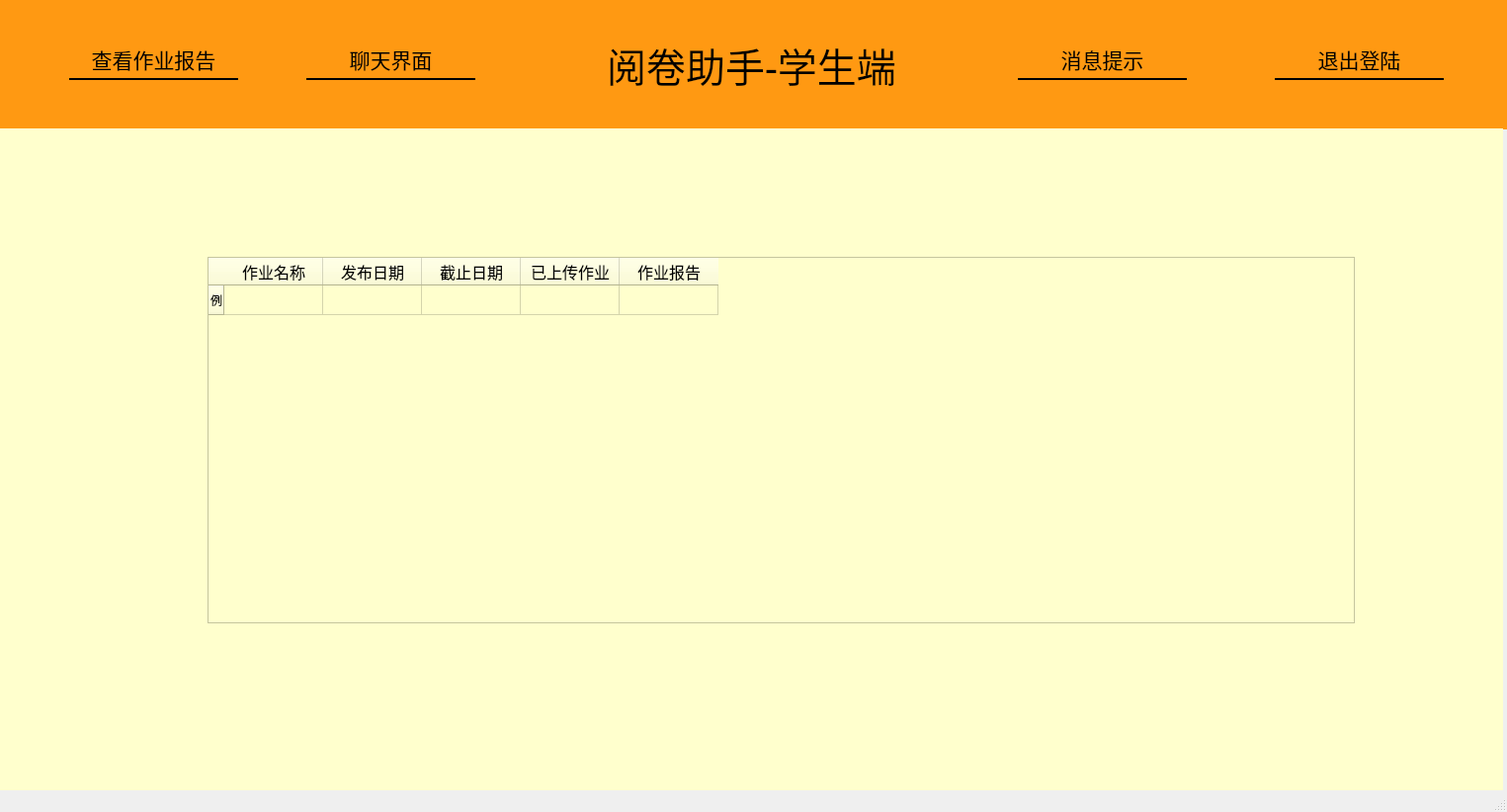
<?xml version="1.0" encoding="UTF-8"?>
<ui version="4.0">
 <class>MainWindow</class>
 <widget class="QMainWindow" name="MainWindow">
  <property name="geometry">
   <rect>
    <x>0</x>
    <y>0</y>
    <width>1525</width>
    <height>822</height>
   </rect>
  </property>
  <property name="palette">
   <palette>
    <active>
     <colorrole role="Base">
      <brush brushstyle="SolidPattern">
       <color alpha="255">
        <red>0</red>
        <green>255</green>
        <blue>0</blue>
       </color>
      </brush>
     </colorrole>
    </active>
    <inactive>
     <colorrole role="Base">
      <brush brushstyle="SolidPattern">
       <color alpha="255">
        <red>0</red>
        <green>255</green>
        <blue>0</blue>
       </color>
      </brush>
     </colorrole>
    </inactive>
    <disabled>
     <colorrole role="Base">
      <brush brushstyle="SolidPattern">
       <color alpha="255">
        <red>240</red>
        <green>240</green>
        <blue>240</blue>
       </color>
      </brush>
     </colorrole>
    </disabled>
   </palette>
  </property>
  <property name="windowTitle">
   <string>MainWindow</string>
  </property>
  <widget class="QWidget" name="centralwidget">
   <widget class="QWidget" name="widget" native="true">
    <property name="geometry">
     <rect>
      <x>-10</x>
      <y>0</y>
      <width>1581</width>
      <height>131</height>
     </rect>
    </property>
    <property name="palette">
     <palette>
      <active>
       <colorrole role="Button">
        <brush brushstyle="SolidPattern">
         <color alpha="255">
          <red>255</red>
          <green>153</green>
          <blue>18</blue>
         </color>
        </brush>
       </colorrole>
       <colorrole role="Base">
        <brush brushstyle="SolidPattern">
         <color alpha="255">
          <red>255</red>
          <green>153</green>
          <blue>18</blue>
         </color>
        </brush>
       </colorrole>
       <colorrole role="Window">
        <brush brushstyle="SolidPattern">
         <color alpha="255">
          <red>255</red>
          <green>153</green>
          <blue>18</blue>
         </color>
        </brush>
       </colorrole>
      </active>
      <inactive>
       <colorrole role="Button">
        <brush brushstyle="SolidPattern">
         <color alpha="255">
          <red>255</red>
          <green>153</green>
          <blue>18</blue>
         </color>
        </brush>
       </colorrole>
       <colorrole role="Base">
        <brush brushstyle="SolidPattern">
         <color alpha="255">
          <red>255</red>
          <green>153</green>
          <blue>18</blue>
         </color>
        </brush>
       </colorrole>
       <colorrole role="Window">
        <brush brushstyle="SolidPattern">
         <color alpha="255">
          <red>255</red>
          <green>153</green>
          <blue>18</blue>
         </color>
        </brush>
       </colorrole>
      </inactive>
      <disabled>
       <colorrole role="Button">
        <brush brushstyle="SolidPattern">
         <color alpha="255">
          <red>255</red>
          <green>153</green>
          <blue>18</blue>
         </color>
        </brush>
       </colorrole>
       <colorrole role="Base">
        <brush brushstyle="SolidPattern">
         <color alpha="255">
          <red>255</red>
          <green>153</green>
          <blue>18</blue>
         </color>
        </brush>
       </colorrole>
       <colorrole role="Window">
        <brush brushstyle="SolidPattern">
         <color alpha="255">
          <red>255</red>
          <green>153</green>
          <blue>18</blue>
         </color>
        </brush>
       </colorrole>
      </disabled>
     </palette>
    </property>
    <property name="styleSheet">
     <string notr="true">QWidget{
	background-color: #FF9912;
}</string>
    </property>
    <widget class="QLabel" name="label">
     <property name="geometry">
      <rect>
       <x>540</x>
       <y>0</y>
       <width>461</width>
       <height>131</height>
      </rect>
     </property>
     <property name="font">
      <font>
       <family>楷体</family>
       <pointsize>30</pointsize>
       <underline>false</underline>
      </font>
     </property>
     <property name="styleSheet">
      <string notr="true">Label{
	text-align: center;
}</string>
     </property>
     <property name="text">
      <string>阅卷助手-学生端</string>
     </property>
     <property name="alignment">
      <set>Qt::AlignCenter</set>
     </property>
    </widget>
    <widget class="QPushButton" name="pushButton">
     <property name="geometry">
      <rect>
       <x>80</x>
       <y>40</y>
       <width>171</width>
       <height>41</height>
      </rect>
     </property>
     <property name="font">
      <font>
       <pointsize>16</pointsize>
       <underline>false</underline>
      </font>
     </property>
     <property name="styleSheet">
      <string notr="true">QPushButton{
	border: 0px;
	border-bottom:  2px solid #000;
}</string>
     </property>
     <property name="text">
      <string>查看作业报告</string>
     </property>
    </widget>
    <widget class="QPushButton" name="pushButton_2">
     <property name="geometry">
      <rect>
       <x>320</x>
       <y>40</y>
       <width>171</width>
       <height>41</height>
      </rect>
     </property>
     <property name="font">
      <font>
       <pointsize>16</pointsize>
       <underline>false</underline>
      </font>
     </property>
     <property name="styleSheet">
      <string notr="true">QPushButton{
	border: 0px;
	border-bottom:  2px solid #000;
}</string>
     </property>
     <property name="text">
      <string>聊天界面</string>
     </property>
    </widget>
    <widget class="QPushButton" name="pushButton_3">
     <property name="geometry">
      <rect>
       <x>1040</x>
       <y>40</y>
       <width>171</width>
       <height>41</height>
      </rect>
     </property>
     <property name="font">
      <font>
       <pointsize>16</pointsize>
       <underline>false</underline>
      </font>
     </property>
     <property name="styleSheet">
      <string notr="true">QPushButton{
	border: 0px;
	border-bottom:  2px solid #000;
}</string>
     </property>
     <property name="text">
      <string>消息提示</string>
     </property>
    </widget>
    <widget class="QPushButton" name="pushButton_4">
     <property name="geometry">
      <rect>
       <x>1300</x>
       <y>40</y>
       <width>171</width>
       <height>41</height>
      </rect>
     </property>
     <property name="font">
      <font>
       <pointsize>16</pointsize>
       <underline>false</underline>
      </font>
     </property>
     <property name="styleSheet">
      <string notr="true">QPushButton{
	border: 0px;
	border-bottom:  2px solid #000;
}</string>
     </property>
     <property name="text">
      <string>退出登陆</string>
     </property>
    </widget>
   </widget>
   <widget class="QStackedWidget" name="stackedWidget">
    <property name="geometry">
     <rect>
      <x>0</x>
      <y>130</y>
      <width>1521</width>
      <height>711</height>
     </rect>
    </property>
    <property name="palette">
     <palette>
      <active>
       <colorrole role="Base">
        <brush brushstyle="SolidPattern">
         <color alpha="255">
          <red>255</red>
          <green>255</green>
          <blue>205</blue>
         </color>
        </brush>
       </colorrole>
       <colorrole role="Window">
        <brush brushstyle="SolidPattern">
         <color alpha="255">
          <red>255</red>
          <green>255</green>
          <blue>205</blue>
         </color>
        </brush>
       </colorrole>
      </active>
      <inactive>
       <colorrole role="Base">
        <brush brushstyle="SolidPattern">
         <color alpha="255">
          <red>255</red>
          <green>255</green>
          <blue>205</blue>
         </color>
        </brush>
       </colorrole>
       <colorrole role="Window">
        <brush brushstyle="SolidPattern">
         <color alpha="255">
          <red>255</red>
          <green>255</green>
          <blue>205</blue>
         </color>
        </brush>
       </colorrole>
      </inactive>
      <disabled>
       <colorrole role="Base">
        <brush brushstyle="SolidPattern">
         <color alpha="255">
          <red>255</red>
          <green>255</green>
          <blue>205</blue>
         </color>
        </brush>
       </colorrole>
       <colorrole role="Window">
        <brush brushstyle="SolidPattern">
         <color alpha="255">
          <red>255</red>
          <green>255</green>
          <blue>205</blue>
         </color>
        </brush>
       </colorrole>
      </disabled>
     </palette>
    </property>
    <property name="styleSheet">
     <string notr="true">QStackWidget{
	background-color: #FFFFCD;
}</string>
    </property>
    <property name="currentIndex">
     <number>1</number>
    </property>
    <widget class="QWidget" name="page">
     <property name="styleSheet">
      <string notr="true">QWidget{
	background-color: #FFFFCD;
}</string>
     </property>
     <widget class="QLabel" name="label_2">
      <property name="geometry">
       <rect>
        <x>70</x>
        <y>70</y>
        <width>561</width>
        <height>31</height>
       </rect>
      </property>
      <property name="font">
       <font>
        <pointsize>14</pointsize>
       </font>
      </property>
      <property name="text">
       <string>欢迎您，XXX同学，现在是XXXX年XX月XX日 XX:XX:XX</string>
      </property>
     </widget>
     <widget class="QLabel" name="label_3">
      <property name="geometry">
       <rect>
        <x>70</x>
        <y>160</y>
        <width>111</width>
        <height>31</height>
       </rect>
      </property>
      <property name="font">
       <font>
        <pointsize>14</pointsize>
       </font>
      </property>
      <property name="text">
       <string>当前作业：</string>
      </property>
     </widget>
     <widget class="QTableWidget" name="tableWidget">
      <property name="geometry">
       <rect>
        <x>180</x>
        <y>220</y>
        <width>1161</width>
        <height>371</height>
       </rect>
      </property>
      <property name="palette">
       <palette>
        <active>
         <colorrole role="WindowText">
          <brush brushstyle="SolidPattern">
           <color alpha="255">
            <red>0</red>
            <green>0</green>
            <blue>0</blue>
           </color>
          </brush>
         </colorrole>
         <colorrole role="Button">
          <brush brushstyle="SolidPattern">
           <color alpha="255">
            <red>227</red>
            <green>168</green>
            <blue>105</blue>
           </color>
          </brush>
         </colorrole>
         <colorrole role="Light">
          <brush brushstyle="SolidPattern">
           <color alpha="255">
            <red>255</red>
            <green>230</green>
            <blue>203</blue>
           </color>
          </brush>
         </colorrole>
         <colorrole role="Midlight">
          <brush brushstyle="SolidPattern">
           <color alpha="255">
            <red>241</red>
            <green>199</green>
            <blue>154</blue>
           </color>
          </brush>
         </colorrole>
         <colorrole role="Dark">
          <brush brushstyle="SolidPattern">
           <color alpha="255">
            <red>113</red>
            <green>84</green>
            <blue>52</blue>
           </color>
          </brush>
         </colorrole>
         <colorrole role="Mid">
          <brush brushstyle="SolidPattern">
           <color alpha="255">
            <red>151</red>
            <green>112</green>
            <blue>70</blue>
           </color>
          </brush>
         </colorrole>
         <colorrole role="Text">
          <brush brushstyle="SolidPattern">
           <color alpha="255">
            <red>0</red>
            <green>0</green>
            <blue>0</blue>
           </color>
          </brush>
         </colorrole>
         <colorrole role="BrightText">
          <brush brushstyle="SolidPattern">
           <color alpha="255">
            <red>255</red>
            <green>255</green>
            <blue>255</blue>
           </color>
          </brush>
         </colorrole>
         <colorrole role="ButtonText">
          <brush brushstyle="SolidPattern">
           <color alpha="255">
            <red>0</red>
            <green>0</green>
            <blue>0</blue>
           </color>
          </brush>
         </colorrole>
         <colorrole role="Base">
          <brush brushstyle="SolidPattern">
           <color alpha="255">
            <red>255</red>
            <green>255</green>
            <blue>255</blue>
           </color>
          </brush>
         </colorrole>
         <colorrole role="Window">
          <brush brushstyle="SolidPattern">
           <color alpha="255">
            <red>227</red>
            <green>168</green>
            <blue>105</blue>
           </color>
          </brush>
         </colorrole>
         <colorrole role="Shadow">
          <brush brushstyle="SolidPattern">
           <color alpha="255">
            <red>0</red>
            <green>0</green>
            <blue>0</blue>
           </color>
          </brush>
         </colorrole>
         <colorrole role="AlternateBase">
          <brush brushstyle="SolidPattern">
           <color alpha="255">
            <red>241</red>
            <green>211</green>
            <blue>180</blue>
           </color>
          </brush>
         </colorrole>
         <colorrole role="ToolTipBase">
          <brush brushstyle="SolidPattern">
           <color alpha="255">
            <red>255</red>
            <green>255</green>
            <blue>220</blue>
           </color>
          </brush>
         </colorrole>
         <colorrole role="ToolTipText">
          <brush brushstyle="SolidPattern">
           <color alpha="255">
            <red>0</red>
            <green>0</green>
            <blue>0</blue>
           </color>
          </brush>
         </colorrole>
         <colorrole role="PlaceholderText">
          <brush brushstyle="SolidPattern">
           <color alpha="128">
            <red>0</red>
            <green>0</green>
            <blue>0</blue>
           </color>
          </brush>
         </colorrole>
        </active>
        <inactive>
         <colorrole role="WindowText">
          <brush brushstyle="SolidPattern">
           <color alpha="255">
            <red>0</red>
            <green>0</green>
            <blue>0</blue>
           </color>
          </brush>
         </colorrole>
         <colorrole role="Button">
          <brush brushstyle="SolidPattern">
           <color alpha="255">
            <red>227</red>
            <green>168</green>
            <blue>105</blue>
           </color>
          </brush>
         </colorrole>
         <colorrole role="Light">
          <brush brushstyle="SolidPattern">
           <color alpha="255">
            <red>255</red>
            <green>230</green>
            <blue>203</blue>
           </color>
          </brush>
         </colorrole>
         <colorrole role="Midlight">
          <brush brushstyle="SolidPattern">
           <color alpha="255">
            <red>241</red>
            <green>199</green>
            <blue>154</blue>
           </color>
          </brush>
         </colorrole>
         <colorrole role="Dark">
          <brush brushstyle="SolidPattern">
           <color alpha="255">
            <red>113</red>
            <green>84</green>
            <blue>52</blue>
           </color>
          </brush>
         </colorrole>
         <colorrole role="Mid">
          <brush brushstyle="SolidPattern">
           <color alpha="255">
            <red>151</red>
            <green>112</green>
            <blue>70</blue>
           </color>
          </brush>
         </colorrole>
         <colorrole role="Text">
          <brush brushstyle="SolidPattern">
           <color alpha="255">
            <red>0</red>
            <green>0</green>
            <blue>0</blue>
           </color>
          </brush>
         </colorrole>
         <colorrole role="BrightText">
          <brush brushstyle="SolidPattern">
           <color alpha="255">
            <red>255</red>
            <green>255</green>
            <blue>255</blue>
           </color>
          </brush>
         </colorrole>
         <colorrole role="ButtonText">
          <brush brushstyle="SolidPattern">
           <color alpha="255">
            <red>0</red>
            <green>0</green>
            <blue>0</blue>
           </color>
          </brush>
         </colorrole>
         <colorrole role="Base">
          <brush brushstyle="SolidPattern">
           <color alpha="255">
            <red>255</red>
            <green>255</green>
            <blue>255</blue>
           </color>
          </brush>
         </colorrole>
         <colorrole role="Window">
          <brush brushstyle="SolidPattern">
           <color alpha="255">
            <red>227</red>
            <green>168</green>
            <blue>105</blue>
           </color>
          </brush>
         </colorrole>
         <colorrole role="Shadow">
          <brush brushstyle="SolidPattern">
           <color alpha="255">
            <red>0</red>
            <green>0</green>
            <blue>0</blue>
           </color>
          </brush>
         </colorrole>
         <colorrole role="AlternateBase">
          <brush brushstyle="SolidPattern">
           <color alpha="255">
            <red>241</red>
            <green>211</green>
            <blue>180</blue>
           </color>
          </brush>
         </colorrole>
         <colorrole role="ToolTipBase">
          <brush brushstyle="SolidPattern">
           <color alpha="255">
            <red>255</red>
            <green>255</green>
            <blue>220</blue>
           </color>
          </brush>
         </colorrole>
         <colorrole role="ToolTipText">
          <brush brushstyle="SolidPattern">
           <color alpha="255">
            <red>0</red>
            <green>0</green>
            <blue>0</blue>
           </color>
          </brush>
         </colorrole>
         <colorrole role="PlaceholderText">
          <brush brushstyle="SolidPattern">
           <color alpha="128">
            <red>0</red>
            <green>0</green>
            <blue>0</blue>
           </color>
          </brush>
         </colorrole>
        </inactive>
        <disabled>
         <colorrole role="WindowText">
          <brush brushstyle="SolidPattern">
           <color alpha="255">
            <red>113</red>
            <green>84</green>
            <blue>52</blue>
           </color>
          </brush>
         </colorrole>
         <colorrole role="Button">
          <brush brushstyle="SolidPattern">
           <color alpha="255">
            <red>227</red>
            <green>168</green>
            <blue>105</blue>
           </color>
          </brush>
         </colorrole>
         <colorrole role="Light">
          <brush brushstyle="SolidPattern">
           <color alpha="255">
            <red>255</red>
            <green>230</green>
            <blue>203</blue>
           </color>
          </brush>
         </colorrole>
         <colorrole role="Midlight">
          <brush brushstyle="SolidPattern">
           <color alpha="255">
            <red>241</red>
            <green>199</green>
            <blue>154</blue>
           </color>
          </brush>
         </colorrole>
         <colorrole role="Dark">
          <brush brushstyle="SolidPattern">
           <color alpha="255">
            <red>113</red>
            <green>84</green>
            <blue>52</blue>
           </color>
          </brush>
         </colorrole>
         <colorrole role="Mid">
          <brush brushstyle="SolidPattern">
           <color alpha="255">
            <red>151</red>
            <green>112</green>
            <blue>70</blue>
           </color>
          </brush>
         </colorrole>
         <colorrole role="Text">
          <brush brushstyle="SolidPattern">
           <color alpha="255">
            <red>113</red>
            <green>84</green>
            <blue>52</blue>
           </color>
          </brush>
         </colorrole>
         <colorrole role="BrightText">
          <brush brushstyle="SolidPattern">
           <color alpha="255">
            <red>255</red>
            <green>255</green>
            <blue>255</blue>
           </color>
          </brush>
         </colorrole>
         <colorrole role="ButtonText">
          <brush brushstyle="SolidPattern">
           <color alpha="255">
            <red>113</red>
            <green>84</green>
            <blue>52</blue>
           </color>
          </brush>
         </colorrole>
         <colorrole role="Base">
          <brush brushstyle="SolidPattern">
           <color alpha="255">
            <red>227</red>
            <green>168</green>
            <blue>105</blue>
           </color>
          </brush>
         </colorrole>
         <colorrole role="Window">
          <brush brushstyle="SolidPattern">
           <color alpha="255">
            <red>227</red>
            <green>168</green>
            <blue>105</blue>
           </color>
          </brush>
         </colorrole>
         <colorrole role="Shadow">
          <brush brushstyle="SolidPattern">
           <color alpha="255">
            <red>0</red>
            <green>0</green>
            <blue>0</blue>
           </color>
          </brush>
         </colorrole>
         <colorrole role="AlternateBase">
          <brush brushstyle="SolidPattern">
           <color alpha="255">
            <red>227</red>
            <green>168</green>
            <blue>105</blue>
           </color>
          </brush>
         </colorrole>
         <colorrole role="ToolTipBase">
          <brush brushstyle="SolidPattern">
           <color alpha="255">
            <red>255</red>
            <green>255</green>
            <blue>220</blue>
           </color>
          </brush>
         </colorrole>
         <colorrole role="ToolTipText">
          <brush brushstyle="SolidPattern">
           <color alpha="255">
            <red>0</red>
            <green>0</green>
            <blue>0</blue>
           </color>
          </brush>
         </colorrole>
         <colorrole role="PlaceholderText">
          <brush brushstyle="SolidPattern">
           <color alpha="128">
            <red>0</red>
            <green>0</green>
            <blue>0</blue>
           </color>
          </brush>
         </colorrole>
        </disabled>
       </palette>
      </property>
      <row>
       <property name="text">
        <string>例</string>
       </property>
      </row>
      <column>
       <property name="text">
        <string>作业名称</string>
       </property>
       <property name="font">
        <font>
         <pointsize>12</pointsize>
        </font>
       </property>
       <property name="background">
        <color>
         <red>255</red>
         <green>255</green>
         <blue>255</blue>
        </color>
       </property>
      </column>
      <column>
       <property name="text">
        <string>发布日期</string>
       </property>
       <property name="font">
        <font>
         <pointsize>12</pointsize>
        </font>
       </property>
      </column>
      <column>
       <property name="text">
        <string>截止日期</string>
       </property>
       <property name="font">
        <font>
         <pointsize>12</pointsize>
        </font>
       </property>
      </column>
      <column>
       <property name="text">
        <string>上传作业</string>
       </property>
       <property name="font">
        <font>
         <pointsize>12</pointsize>
        </font>
       </property>
       <property name="background">
        <color>
         <red>255</red>
         <green>255</green>
         <blue>255</blue>
        </color>
       </property>
      </column>
      <item row="0" column="3">
       <property name="text">
        <string/>
       </property>
      </item>
     </widget>
    </widget>
    <widget class="QWidget" name="page_2">
     <property name="styleSheet">
      <string notr="true">QWidget{
	background-color: #FFFFCD;
}</string>
     </property>
     <widget class="QTableWidget" name="tableWidget_2">
      <property name="geometry">
       <rect>
        <x>210</x>
        <y>130</y>
        <width>1161</width>
        <height>371</height>
       </rect>
      </property>
      <property name="palette">
       <palette>
        <active>
         <colorrole role="WindowText">
          <brush brushstyle="SolidPattern">
           <color alpha="255">
            <red>0</red>
            <green>0</green>
            <blue>0</blue>
           </color>
          </brush>
         </colorrole>
         <colorrole role="Button">
          <brush brushstyle="SolidPattern">
           <color alpha="255">
            <red>255</red>
            <green>255</green>
            <blue>205</blue>
           </color>
          </brush>
         </colorrole>
         <colorrole role="Light">
          <brush brushstyle="SolidPattern">
           <color alpha="255">
            <red>255</red>
            <green>230</green>
            <blue>203</blue>
           </color>
          </brush>
         </colorrole>
         <colorrole role="Midlight">
          <brush brushstyle="SolidPattern">
           <color alpha="255">
            <red>241</red>
            <green>199</green>
            <blue>154</blue>
           </color>
          </brush>
         </colorrole>
         <colorrole role="Dark">
          <brush brushstyle="SolidPattern">
           <color alpha="255">
            <red>113</red>
            <green>84</green>
            <blue>52</blue>
           </color>
          </brush>
         </colorrole>
         <colorrole role="Mid">
          <brush brushstyle="SolidPattern">
           <color alpha="255">
            <red>151</red>
            <green>112</green>
            <blue>70</blue>
           </color>
          </brush>
         </colorrole>
         <colorrole role="Text">
          <brush brushstyle="SolidPattern">
           <color alpha="255">
            <red>0</red>
            <green>0</green>
            <blue>0</blue>
           </color>
          </brush>
         </colorrole>
         <colorrole role="BrightText">
          <brush brushstyle="SolidPattern">
           <color alpha="255">
            <red>255</red>
            <green>255</green>
            <blue>255</blue>
           </color>
          </brush>
         </colorrole>
         <colorrole role="ButtonText">
          <brush brushstyle="SolidPattern">
           <color alpha="255">
            <red>0</red>
            <green>0</green>
            <blue>0</blue>
           </color>
          </brush>
         </colorrole>
         <colorrole role="Base">
          <brush brushstyle="SolidPattern">
           <color alpha="255">
            <red>255</red>
            <green>255</green>
            <blue>205</blue>
           </color>
          </brush>
         </colorrole>
         <colorrole role="Window">
          <brush brushstyle="SolidPattern">
           <color alpha="255">
            <red>255</red>
            <green>255</green>
            <blue>205</blue>
           </color>
          </brush>
         </colorrole>
         <colorrole role="Shadow">
          <brush brushstyle="SolidPattern">
           <color alpha="255">
            <red>0</red>
            <green>0</green>
            <blue>0</blue>
           </color>
          </brush>
         </colorrole>
         <colorrole role="AlternateBase">
          <brush brushstyle="SolidPattern">
           <color alpha="255">
            <red>241</red>
            <green>211</green>
            <blue>180</blue>
           </color>
          </brush>
         </colorrole>
         <colorrole role="ToolTipBase">
          <brush brushstyle="SolidPattern">
           <color alpha="255">
            <red>255</red>
            <green>255</green>
            <blue>220</blue>
           </color>
          </brush>
         </colorrole>
         <colorrole role="ToolTipText">
          <brush brushstyle="SolidPattern">
           <color alpha="255">
            <red>0</red>
            <green>0</green>
            <blue>0</blue>
           </color>
          </brush>
         </colorrole>
         <colorrole role="PlaceholderText">
          <brush brushstyle="SolidPattern">
           <color alpha="128">
            <red>0</red>
            <green>0</green>
            <blue>0</blue>
           </color>
          </brush>
         </colorrole>
        </active>
        <inactive>
         <colorrole role="WindowText">
          <brush brushstyle="SolidPattern">
           <color alpha="255">
            <red>0</red>
            <green>0</green>
            <blue>0</blue>
           </color>
          </brush>
         </colorrole>
         <colorrole role="Button">
          <brush brushstyle="SolidPattern">
           <color alpha="255">
            <red>255</red>
            <green>255</green>
            <blue>205</blue>
           </color>
          </brush>
         </colorrole>
         <colorrole role="Light">
          <brush brushstyle="SolidPattern">
           <color alpha="255">
            <red>255</red>
            <green>230</green>
            <blue>203</blue>
           </color>
          </brush>
         </colorrole>
         <colorrole role="Midlight">
          <brush brushstyle="SolidPattern">
           <color alpha="255">
            <red>241</red>
            <green>199</green>
            <blue>154</blue>
           </color>
          </brush>
         </colorrole>
         <colorrole role="Dark">
          <brush brushstyle="SolidPattern">
           <color alpha="255">
            <red>113</red>
            <green>84</green>
            <blue>52</blue>
           </color>
          </brush>
         </colorrole>
         <colorrole role="Mid">
          <brush brushstyle="SolidPattern">
           <color alpha="255">
            <red>151</red>
            <green>112</green>
            <blue>70</blue>
           </color>
          </brush>
         </colorrole>
         <colorrole role="Text">
          <brush brushstyle="SolidPattern">
           <color alpha="255">
            <red>0</red>
            <green>0</green>
            <blue>0</blue>
           </color>
          </brush>
         </colorrole>
         <colorrole role="BrightText">
          <brush brushstyle="SolidPattern">
           <color alpha="255">
            <red>255</red>
            <green>255</green>
            <blue>255</blue>
           </color>
          </brush>
         </colorrole>
         <colorrole role="ButtonText">
          <brush brushstyle="SolidPattern">
           <color alpha="255">
            <red>0</red>
            <green>0</green>
            <blue>0</blue>
           </color>
          </brush>
         </colorrole>
         <colorrole role="Base">
          <brush brushstyle="SolidPattern">
           <color alpha="255">
            <red>255</red>
            <green>255</green>
            <blue>205</blue>
           </color>
          </brush>
         </colorrole>
         <colorrole role="Window">
          <brush brushstyle="SolidPattern">
           <color alpha="255">
            <red>255</red>
            <green>255</green>
            <blue>205</blue>
           </color>
          </brush>
         </colorrole>
         <colorrole role="Shadow">
          <brush brushstyle="SolidPattern">
           <color alpha="255">
            <red>0</red>
            <green>0</green>
            <blue>0</blue>
           </color>
          </brush>
         </colorrole>
         <colorrole role="AlternateBase">
          <brush brushstyle="SolidPattern">
           <color alpha="255">
            <red>241</red>
            <green>211</green>
            <blue>180</blue>
           </color>
          </brush>
         </colorrole>
         <colorrole role="ToolTipBase">
          <brush brushstyle="SolidPattern">
           <color alpha="255">
            <red>255</red>
            <green>255</green>
            <blue>220</blue>
           </color>
          </brush>
         </colorrole>
         <colorrole role="ToolTipText">
          <brush brushstyle="SolidPattern">
           <color alpha="255">
            <red>0</red>
            <green>0</green>
            <blue>0</blue>
           </color>
          </brush>
         </colorrole>
         <colorrole role="PlaceholderText">
          <brush brushstyle="SolidPattern">
           <color alpha="128">
            <red>0</red>
            <green>0</green>
            <blue>0</blue>
           </color>
          </brush>
         </colorrole>
        </inactive>
        <disabled>
         <colorrole role="WindowText">
          <brush brushstyle="SolidPattern">
           <color alpha="255">
            <red>113</red>
            <green>84</green>
            <blue>52</blue>
           </color>
          </brush>
         </colorrole>
         <colorrole role="Button">
          <brush brushstyle="SolidPattern">
           <color alpha="255">
            <red>255</red>
            <green>255</green>
            <blue>205</blue>
           </color>
          </brush>
         </colorrole>
         <colorrole role="Light">
          <brush brushstyle="SolidPattern">
           <color alpha="255">
            <red>255</red>
            <green>230</green>
            <blue>203</blue>
           </color>
          </brush>
         </colorrole>
         <colorrole role="Midlight">
          <brush brushstyle="SolidPattern">
           <color alpha="255">
            <red>241</red>
            <green>199</green>
            <blue>154</blue>
           </color>
          </brush>
         </colorrole>
         <colorrole role="Dark">
          <brush brushstyle="SolidPattern">
           <color alpha="255">
            <red>113</red>
            <green>84</green>
            <blue>52</blue>
           </color>
          </brush>
         </colorrole>
         <colorrole role="Mid">
          <brush brushstyle="SolidPattern">
           <color alpha="255">
            <red>151</red>
            <green>112</green>
            <blue>70</blue>
           </color>
          </brush>
         </colorrole>
         <colorrole role="Text">
          <brush brushstyle="SolidPattern">
           <color alpha="255">
            <red>113</red>
            <green>84</green>
            <blue>52</blue>
           </color>
          </brush>
         </colorrole>
         <colorrole role="BrightText">
          <brush brushstyle="SolidPattern">
           <color alpha="255">
            <red>255</red>
            <green>255</green>
            <blue>255</blue>
           </color>
          </brush>
         </colorrole>
         <colorrole role="ButtonText">
          <brush brushstyle="SolidPattern">
           <color alpha="255">
            <red>113</red>
            <green>84</green>
            <blue>52</blue>
           </color>
          </brush>
         </colorrole>
         <colorrole role="Base">
          <brush brushstyle="SolidPattern">
           <color alpha="255">
            <red>255</red>
            <green>255</green>
            <blue>205</blue>
           </color>
          </brush>
         </colorrole>
         <colorrole role="Window">
          <brush brushstyle="SolidPattern">
           <color alpha="255">
            <red>255</red>
            <green>255</green>
            <blue>205</blue>
           </color>
          </brush>
         </colorrole>
         <colorrole role="Shadow">
          <brush brushstyle="SolidPattern">
           <color alpha="255">
            <red>0</red>
            <green>0</green>
            <blue>0</blue>
           </color>
          </brush>
         </colorrole>
         <colorrole role="AlternateBase">
          <brush brushstyle="SolidPattern">
           <color alpha="255">
            <red>227</red>
            <green>168</green>
            <blue>105</blue>
           </color>
          </brush>
         </colorrole>
         <colorrole role="ToolTipBase">
          <brush brushstyle="SolidPattern">
           <color alpha="255">
            <red>255</red>
            <green>255</green>
            <blue>220</blue>
           </color>
          </brush>
         </colorrole>
         <colorrole role="ToolTipText">
          <brush brushstyle="SolidPattern">
           <color alpha="255">
            <red>0</red>
            <green>0</green>
            <blue>0</blue>
           </color>
          </brush>
         </colorrole>
         <colorrole role="PlaceholderText">
          <brush brushstyle="SolidPattern">
           <color alpha="128">
            <red>0</red>
            <green>0</green>
            <blue>0</blue>
           </color>
          </brush>
         </colorrole>
        </disabled>
       </palette>
      </property>
      <row>
       <property name="text">
        <string>例</string>
       </property>
      </row>
      <column>
       <property name="text">
        <string>作业名称</string>
       </property>
       <property name="font">
        <font>
         <pointsize>12</pointsize>
        </font>
       </property>
       <property name="background">
        <color>
         <red>255</red>
         <green>255</green>
         <blue>255</blue>
        </color>
       </property>
      </column>
      <column>
       <property name="text">
        <string>发布日期</string>
       </property>
       <property name="font">
        <font>
         <pointsize>12</pointsize>
        </font>
       </property>
      </column>
      <column>
       <property name="text">
        <string>截止日期</string>
       </property>
       <property name="font">
        <font>
         <pointsize>12</pointsize>
        </font>
       </property>
      </column>
      <column>
       <property name="text">
        <string>已上传作业</string>
       </property>
       <property name="font">
        <font>
         <pointsize>12</pointsize>
        </font>
       </property>
       <property name="background">
        <color>
         <red>255</red>
         <green>255</green>
         <blue>255</blue>
        </color>
       </property>
      </column>
      <column>
       <property name="text">
        <string>作业报告</string>
       </property>
       <property name="font">
        <font>
         <pointsize>12</pointsize>
        </font>
       </property>
      </column>
      <item row="0" column="3">
       <property name="text">
        <string/>
       </property>
      </item>
     </widget>
    </widget>
   </widget>
  </widget>
  <widget class="QMenuBar" name="menubar">
   <property name="geometry">
    <rect>
     <x>0</x>
     <y>0</y>
     <width>1525</width>
     <height>26</height>
    </rect>
   </property>
  </widget>
  <widget class="QStatusBar" name="statusbar"/>
 </widget>
 <resources/>
 <connections/>
</ui>
